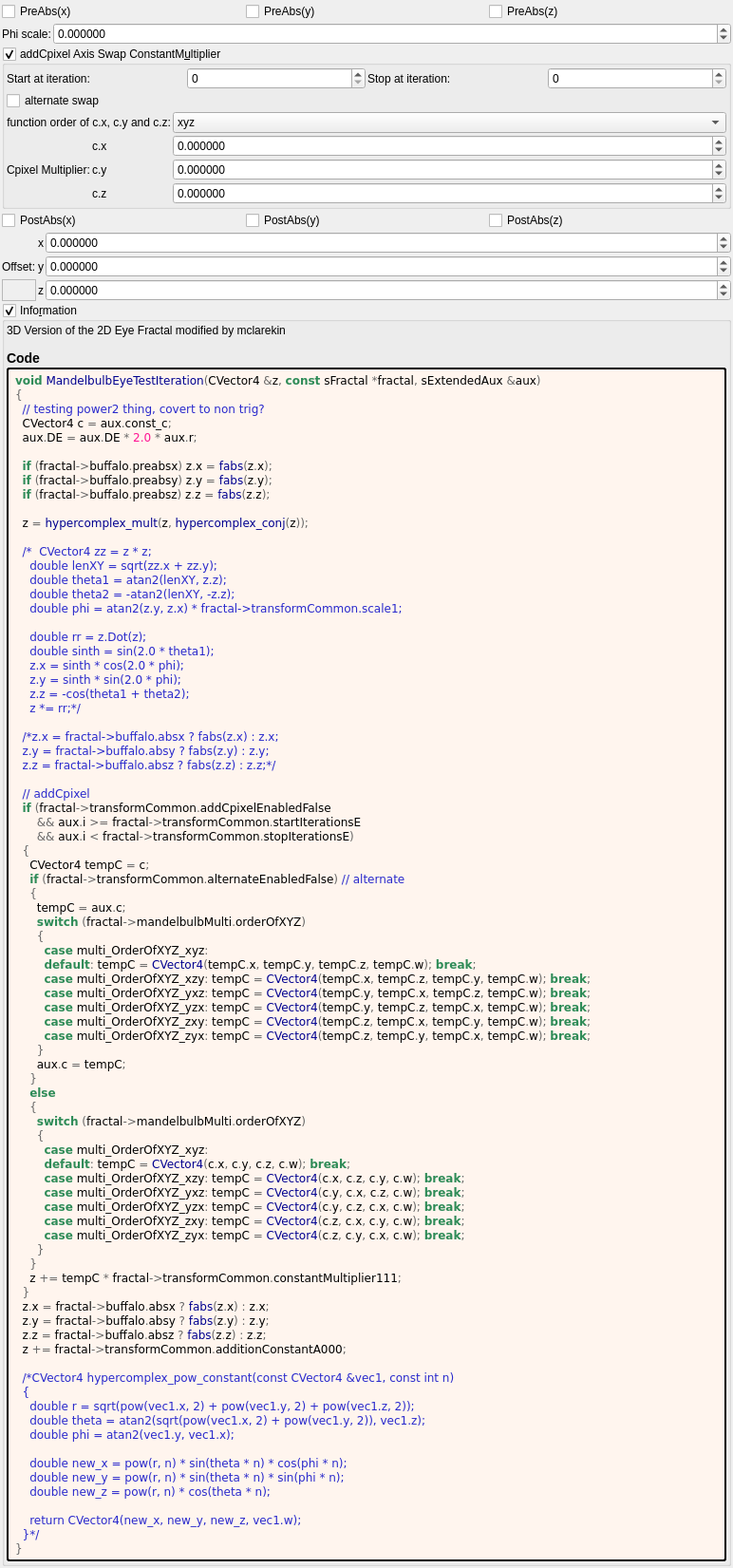
<?xml version="1.0" encoding="UTF-8"?>
<ui version="4.0">
 <class>mandelbulb_eye_test</class>
 <widget class="QWidget" name="Form">
  <property name="geometry">
   <rect>
    <x>0</x>
    <y>0</y>
    <width>772</width>
    <height>800</height>
   </rect>
  </property>
  <property name="windowTitle">
   <string notr="true">mandelbulb_eye_test</string>
  </property>
  <layout class="QVBoxLayout" name="verticalLayout">
   <property name="spacing">
    <number>2</number>
   </property>
   <property name="leftMargin">
    <number>2</number>
   </property>
   <property name="topMargin">
    <number>2</number>
   </property>
   <property name="rightMargin">
    <number>2</number>
   </property>
   <property name="bottomMargin">
    <number>2</number>
   </property>
   <item>
    <layout class="QGridLayout" name="gridLayout">
     <item row="0" column="2">
      <widget class="MyCheckBox" name="checkBox_buffalo_preabs_z">
       <property name="text">
        <string>PreAbs(z)</string>
       </property>
      </widget>
     </item>
     <item row="0" column="1">
      <widget class="MyCheckBox" name="checkBox_buffalo_preabs_y">
       <property name="text">
        <string>PreAbs(y)</string>
       </property>
      </widget>
     </item>
     <item row="0" column="0">
      <widget class="MyCheckBox" name="checkBox_buffalo_preabs_x">
       <property name="text">
        <string>PreAbs(x)</string>
       </property>
      </widget>
     </item>
    </layout>
   </item>
   <item>
    <layout class="QGridLayout" name="gridLayout_82" columnstretch="0,0,1">
     <property name="spacing">
      <number>2</number>
     </property>
     <item row="2" column="0">
      <widget class="QLabel" name="label_261">
       <property name="text">
        <string>Phi scale:</string>
       </property>
      </widget>
     </item>
     <item row="2" column="1" colspan="2">
      <widget class="MyDoubleSpinBox" name="spinbox_transf_scale_1">
       <property name="sizePolicy">
        <sizepolicy hsizetype="Minimum" vsizetype="Maximum">
         <horstretch>0</horstretch>
         <verstretch>0</verstretch>
        </sizepolicy>
       </property>
       <property name="prefix">
        <string/>
       </property>
       <property name="suffix">
        <string/>
       </property>
       <property name="decimals">
        <number>6</number>
       </property>
       <property name="minimum">
        <double>-99.989999999999995</double>
       </property>
       <property name="maximum">
        <double>99.989999999999995</double>
       </property>
       <property name="singleStep">
        <double>0.100000000000000</double>
       </property>
      </widget>
     </item>
    </layout>
   </item>
   <item>
    <widget class="MyGroupBox" name="groupCheck_transf_addCpixel_enabled_false">
     <property name="toolTip">
      <string>&lt;html&gt;&lt;head/&gt;&lt;body&gt;&lt;p&gt;Cpixel is CVector3 c = ( c.x, c.y, c.z). It is each original point (pixel) in 3D space where the iteration starts from, ( c = original z for each point .) It is commonly found in formula structures z = f(z) + c.&lt;/p&gt;&lt;p&gt;The Cpixel multiplier effectively scales this point &amp;quot;c&amp;quot;.&lt;/p&gt;&lt;p&gt;This transform allows the swapping of the order of the &amp;quot;CVector3 c&amp;quot; components before being multiplied by &amp;quot;CVector3 z&amp;quot; components.&lt;/p&gt;&lt;/body&gt;&lt;/html&gt;</string>
     </property>
     <property name="title">
      <string>addCpixel Axis Swap ConstantM&amp;ultiplier</string>
     </property>
     <property name="checkable">
      <bool>true</bool>
     </property>
     <layout class="QVBoxLayout" name="verticalLayout_50">
      <property name="spacing">
       <number>2</number>
      </property>
      <property name="leftMargin">
       <number>2</number>
      </property>
      <property name="topMargin">
       <number>2</number>
      </property>
      <property name="rightMargin">
       <number>2</number>
      </property>
      <property name="bottomMargin">
       <number>2</number>
      </property>
      <item>
       <layout class="QGridLayout" name="gridLayout_81">
        <property name="spacing">
         <number>2</number>
        </property>
        <item row="3" column="3">
         <widget class="MySpinBox" name="spinboxInt_transf_stop_iterations_E">
          <property name="sizePolicy">
           <sizepolicy hsizetype="Preferred" vsizetype="Maximum">
            <horstretch>0</horstretch>
            <verstretch>0</verstretch>
           </sizepolicy>
          </property>
          <property name="maximum">
           <number>999</number>
          </property>
         </widget>
        </item>
        <item row="3" column="2">
         <widget class="QLabel" name="label_52">
          <property name="text">
           <string>Stop at iteration:</string>
          </property>
         </widget>
        </item>
        <item row="3" column="1">
         <widget class="MySpinBox" name="spinboxInt_transf_start_iterations_E">
          <property name="sizePolicy">
           <sizepolicy hsizetype="Minimum" vsizetype="Maximum">
            <horstretch>0</horstretch>
            <verstretch>0</verstretch>
           </sizepolicy>
          </property>
          <property name="minimum">
           <number>0</number>
          </property>
          <property name="maximum">
           <number>999</number>
          </property>
          <property name="value">
           <number>0</number>
          </property>
         </widget>
        </item>
        <item row="3" column="0">
         <widget class="QLabel" name="label_72">
          <property name="text">
           <string>Start at iteration:</string>
          </property>
         </widget>
        </item>
       </layout>
      </item>
      <item>
       <layout class="QGridLayout" name="gridLayout_24" columnstretch="0,0,0,1">
        <property name="spacing">
         <number>2</number>
        </property>
        <item row="0" column="0" colspan="2">
         <widget class="MyCheckBox" name="checkBox_transf_alternate_enabled_false">
          <property name="text">
           <string>alternate swap</string>
          </property>
         </widget>
        </item>
        <item row="3" column="3">
         <widget class="MyDoubleSpinBox" name="spinbox3_transf_constant_multiplier_111_y">
          <property name="sizePolicy">
           <sizepolicy hsizetype="Minimum" vsizetype="Maximum">
            <horstretch>0</horstretch>
            <verstretch>0</verstretch>
           </sizepolicy>
          </property>
          <property name="prefix">
           <string/>
          </property>
          <property name="suffix">
           <string/>
          </property>
          <property name="decimals">
           <number>6</number>
          </property>
          <property name="minimum">
           <double>-99.989999999999995</double>
          </property>
          <property name="maximum">
           <double>99.989999999999995</double>
          </property>
          <property name="singleStep">
           <double>0.100000000000000</double>
          </property>
         </widget>
        </item>
        <item row="2" column="3">
         <widget class="MyDoubleSpinBox" name="spinbox3_transf_constant_multiplier_111_x">
          <property name="sizePolicy">
           <sizepolicy hsizetype="Minimum" vsizetype="Maximum">
            <horstretch>0</horstretch>
            <verstretch>0</verstretch>
           </sizepolicy>
          </property>
          <property name="prefix">
           <string/>
          </property>
          <property name="suffix">
           <string/>
          </property>
          <property name="decimals">
           <number>6</number>
          </property>
          <property name="minimum">
           <double>-99.989999999999995</double>
          </property>
          <property name="maximum">
           <double>99.989999999999995</double>
          </property>
          <property name="singleStep">
           <double>0.100000000000000</double>
          </property>
         </widget>
        </item>
        <item row="2" column="1">
         <widget class="QLabel" name="label_116">
          <property name="text">
           <string notr="true">c.x</string>
          </property>
         </widget>
        </item>
        <item row="3" column="1">
         <widget class="QLabel" name="label_114">
          <property name="text">
           <string notr="true">c.y</string>
          </property>
         </widget>
        </item>
        <item row="4" column="1">
         <widget class="QLabel" name="label_115">
          <property name="text">
           <string notr="true">c.z</string>
          </property>
         </widget>
        </item>
        <item row="4" column="3">
         <widget class="MyDoubleSpinBox" name="spinbox3_transf_constant_multiplier_111_z">
          <property name="sizePolicy">
           <sizepolicy hsizetype="Minimum" vsizetype="Maximum">
            <horstretch>0</horstretch>
            <verstretch>0</verstretch>
           </sizepolicy>
          </property>
          <property name="prefix">
           <string/>
          </property>
          <property name="suffix">
           <string/>
          </property>
          <property name="decimals">
           <number>6</number>
          </property>
          <property name="minimum">
           <double>-99.989999999999995</double>
          </property>
          <property name="maximum">
           <double>99.989999999999995</double>
          </property>
          <property name="singleStep">
           <double>0.100000000000000</double>
          </property>
         </widget>
        </item>
        <item row="2" column="0" rowspan="3">
         <widget class="QLabel" name="label_108">
          <property name="text">
           <string>Cpixel Multiplier:</string>
          </property>
         </widget>
        </item>
        <item row="1" column="3">
         <widget class="MyComboBox" name="comboBox_mandelbulbMulti_order_of_xyz">
          <item>
           <property name="text">
            <string notr="true">xyz</string>
           </property>
          </item>
          <item>
           <property name="text">
            <string notr="true">xzy</string>
           </property>
          </item>
          <item>
           <property name="text">
            <string notr="true">yxz</string>
           </property>
          </item>
          <item>
           <property name="text">
            <string notr="true">yzx</string>
           </property>
          </item>
          <item>
           <property name="text">
            <string notr="true">zxy</string>
           </property>
          </item>
          <item>
           <property name="text">
            <string notr="true">zyx</string>
           </property>
          </item>
         </widget>
        </item>
        <item row="1" column="0" colspan="2">
         <widget class="QLabel" name="label">
          <property name="text">
           <string>function order of c.x, c.y and c.z:</string>
          </property>
          <property name="alignment">
           <set>Qt::AlignRight|Qt::AlignTrailing|Qt::AlignVCenter</set>
          </property>
         </widget>
        </item>
       </layout>
      </item>
     </layout>
    </widget>
   </item>
   <item>
    <layout class="QGridLayout" name="gridLayout_3">
     <item row="0" column="1">
      <widget class="MyCheckBox" name="checkBox_buffalo_abs_y">
       <property name="text">
        <string notr="true">PostAbs(y)</string>
       </property>
      </widget>
     </item>
     <item row="0" column="0">
      <widget class="MyCheckBox" name="checkBox_buffalo_abs_x">
       <property name="text">
        <string notr="true">PostAbs(x)</string>
       </property>
      </widget>
     </item>
     <item row="0" column="2">
      <widget class="MyCheckBox" name="checkBox_buffalo_abs_z">
       <property name="text">
        <string notr="true">PostAbs(z)</string>
       </property>
      </widget>
     </item>
    </layout>
   </item>
   <item>
    <layout class="QGridLayout" name="gridLayout_64" columnstretch="0,0,0,1">
     <property name="spacing">
      <number>2</number>
     </property>
     <item row="3" column="2">
      <widget class="QLabel" name="label_124">
       <property name="text">
        <string notr="true">z</string>
       </property>
      </widget>
     </item>
     <item row="1" column="2">
      <widget class="QLabel" name="label_123">
       <property name="text">
        <string notr="true">x</string>
       </property>
      </widget>
     </item>
     <item row="1" column="3">
      <widget class="MyDoubleSpinBox" name="spinbox3_transf_addition_constantA_000_x">
       <property name="sizePolicy">
        <sizepolicy hsizetype="Minimum" vsizetype="Maximum">
         <horstretch>0</horstretch>
         <verstretch>0</verstretch>
        </sizepolicy>
       </property>
       <property name="prefix">
        <string/>
       </property>
       <property name="decimals">
        <number>6</number>
       </property>
       <property name="minimum">
        <double>-99.989999999999995</double>
       </property>
       <property name="singleStep">
        <double>0.100000000000000</double>
       </property>
      </widget>
     </item>
     <item row="2" column="3">
      <widget class="MyDoubleSpinBox" name="spinbox3_transf_addition_constantA_000_y">
       <property name="sizePolicy">
        <sizepolicy hsizetype="Minimum" vsizetype="Maximum">
         <horstretch>0</horstretch>
         <verstretch>0</verstretch>
        </sizepolicy>
       </property>
       <property name="decimals">
        <number>6</number>
       </property>
       <property name="minimum">
        <double>-99.989999999999995</double>
       </property>
       <property name="maximum">
        <double>99.989999999999995</double>
       </property>
       <property name="singleStep">
        <double>0.100000000000000</double>
       </property>
      </widget>
     </item>
     <item row="2" column="2">
      <widget class="QLabel" name="label_122">
       <property name="text">
        <string notr="true">y</string>
       </property>
      </widget>
     </item>
     <item row="3" column="3">
      <widget class="MyDoubleSpinBox" name="spinbox3_transf_addition_constantA_000_z">
       <property name="sizePolicy">
        <sizepolicy hsizetype="Minimum" vsizetype="Maximum">
         <horstretch>0</horstretch>
         <verstretch>0</verstretch>
        </sizepolicy>
       </property>
       <property name="decimals">
        <number>6</number>
       </property>
       <property name="minimum">
        <double>-99.989999999999995</double>
       </property>
       <property name="maximum">
        <double>99.989999999999995</double>
       </property>
       <property name="singleStep">
        <double>0.100000000000000</double>
       </property>
      </widget>
     </item>
     <item row="2" column="1">
      <widget class="QLabel" name="label_257">
       <property name="text">
        <string>Offset:</string>
       </property>
      </widget>
     </item>
     <item row="3" column="1">
      <widget class="QFrame" name="frame">
       <property name="frameShape">
        <enum>QFrame::StyledPanel</enum>
       </property>
       <property name="frameShadow">
        <enum>QFrame::Raised</enum>
       </property>
      </widget>
     </item>
    </layout>
   </item>
   <item>
    <widget class="MyGroupBox" name="groupCheck_info">
     <property name="title">
      <string>Info&amp;rmation</string>
     </property>
     <property name="flat">
      <bool>false</bool>
     </property>
     <property name="checkable">
      <bool>true</bool>
     </property>
     <layout class="QVBoxLayout" name="verticalLayout_2">
      <property name="spacing">
       <number>2</number>
      </property>
      <property name="leftMargin">
       <number>2</number>
      </property>
      <property name="topMargin">
       <number>2</number>
      </property>
      <property name="rightMargin">
       <number>2</number>
      </property>
      <property name="bottomMargin">
       <number>2</number>
      </property>
      <item>
       <widget class="QLabel" name="label_information_general">
        <property name="text">
         <string notr="true">&lt;p&gt;3D Version of the 2D Eye Fractal modified by mclarekin&lt;/p&gt;&lt;table&gt;
&lt;/table&gt;
&lt;h3&gt;Code&lt;/h3&gt;</string>
        </property>
        <property name="wordWrap">
         <bool>true</bool>
        </property>
        <property name="openExternalLinks">
         <bool>true</bool>
        </property>
        <property name="textInteractionFlags">
         <set>Qt::LinksAccessibleByMouse|Qt::TextSelectableByMouse</set>
        </property>
       </widget>
      </item>
      <item>
       <widget class="QLabel" name="label_code_content">
        <property name="styleSheet">
         <string notr="true">border-style: outset; border-width: 2px; border-radius: 3px; border-color: black; background-color: #fff5ee; padding: 4px;</string>
        </property>
        <property name="text">
         <string notr="true">&lt;body style=&quot;background-color:#fff5ee&quot;&gt;
&lt;pre style=&quot;color:#000000; background-color:#fff5ee;  font-family:'Courier New',monospace;&quot;&gt;&lt;span style=&quot;color:#2e8b57; font-weight:bold&quot;&gt;void&lt;/span&gt; &lt;span style=&quot;color:#00008f&quot;&gt;MandelbulbEyeTestIteration&lt;/span&gt;&lt;span style=&quot;color:#676767&quot;&gt;(&lt;/span&gt;CVector4 &lt;span style=&quot;color:#676767&quot;&gt;&amp;amp;&lt;/span&gt;z&lt;span style=&quot;color:#676767&quot;&gt;,&lt;/span&gt; &lt;span style=&quot;color:#2e8b57; font-weight:bold&quot;&gt;const&lt;/span&gt; sFractal &lt;span style=&quot;color:#676767&quot;&gt;*&lt;/span&gt;fractal&lt;span style=&quot;color:#676767&quot;&gt;,&lt;/span&gt; sExtendedAux &lt;span style=&quot;color:#676767&quot;&gt;&amp;amp;&lt;/span&gt;aux&lt;span style=&quot;color:#676767&quot;&gt;)&lt;/span&gt;
&lt;span style=&quot;color:#676767&quot;&gt;{&lt;/span&gt;
  &lt;span style=&quot;color:#2929cc&quot;&gt;// testing power2 thing, covert to non trig?&lt;/span&gt;
  CVector4 c &lt;span style=&quot;color:#676767&quot;&gt;=&lt;/span&gt; aux&lt;span style=&quot;color:#676767&quot;&gt;.&lt;/span&gt;const_c&lt;span style=&quot;color:#676767&quot;&gt;;&lt;/span&gt;
  aux&lt;span style=&quot;color:#676767&quot;&gt;.&lt;/span&gt;DE &lt;span style=&quot;color:#676767&quot;&gt;=&lt;/span&gt; aux&lt;span style=&quot;color:#676767&quot;&gt;.&lt;/span&gt;DE &lt;span style=&quot;color:#676767&quot;&gt;*&lt;/span&gt; &lt;span style=&quot;color:#ff1493&quot;&gt;2.0&lt;/span&gt; &lt;span style=&quot;color:#676767&quot;&gt;*&lt;/span&gt; aux&lt;span style=&quot;color:#676767&quot;&gt;.&lt;/span&gt;r&lt;span style=&quot;color:#676767&quot;&gt;;&lt;/span&gt;

  &lt;span style=&quot;color:#2e8b57; font-weight:bold&quot;&gt;if&lt;/span&gt; &lt;span style=&quot;color:#676767&quot;&gt;(&lt;/span&gt;fractal&lt;span style=&quot;color:#676767&quot;&gt;-&amp;gt;&lt;/span&gt;buffalo&lt;span style=&quot;color:#676767&quot;&gt;.&lt;/span&gt;preabsx&lt;span style=&quot;color:#676767&quot;&gt;)&lt;/span&gt; z&lt;span style=&quot;color:#676767&quot;&gt;.&lt;/span&gt;x &lt;span style=&quot;color:#676767&quot;&gt;=&lt;/span&gt; &lt;span style=&quot;color:#00008f&quot;&gt;fabs&lt;/span&gt;&lt;span style=&quot;color:#676767&quot;&gt;(&lt;/span&gt;z&lt;span style=&quot;color:#676767&quot;&gt;.&lt;/span&gt;x&lt;span style=&quot;color:#676767&quot;&gt;);&lt;/span&gt;
  &lt;span style=&quot;color:#2e8b57; font-weight:bold&quot;&gt;if&lt;/span&gt; &lt;span style=&quot;color:#676767&quot;&gt;(&lt;/span&gt;fractal&lt;span style=&quot;color:#676767&quot;&gt;-&amp;gt;&lt;/span&gt;buffalo&lt;span style=&quot;color:#676767&quot;&gt;.&lt;/span&gt;preabsy&lt;span style=&quot;color:#676767&quot;&gt;)&lt;/span&gt; z&lt;span style=&quot;color:#676767&quot;&gt;.&lt;/span&gt;y &lt;span style=&quot;color:#676767&quot;&gt;=&lt;/span&gt; &lt;span style=&quot;color:#00008f&quot;&gt;fabs&lt;/span&gt;&lt;span style=&quot;color:#676767&quot;&gt;(&lt;/span&gt;z&lt;span style=&quot;color:#676767&quot;&gt;.&lt;/span&gt;y&lt;span style=&quot;color:#676767&quot;&gt;);&lt;/span&gt;
  &lt;span style=&quot;color:#2e8b57; font-weight:bold&quot;&gt;if&lt;/span&gt; &lt;span style=&quot;color:#676767&quot;&gt;(&lt;/span&gt;fractal&lt;span style=&quot;color:#676767&quot;&gt;-&amp;gt;&lt;/span&gt;buffalo&lt;span style=&quot;color:#676767&quot;&gt;.&lt;/span&gt;preabsz&lt;span style=&quot;color:#676767&quot;&gt;)&lt;/span&gt; z&lt;span style=&quot;color:#676767&quot;&gt;.&lt;/span&gt;z &lt;span style=&quot;color:#676767&quot;&gt;=&lt;/span&gt; &lt;span style=&quot;color:#00008f&quot;&gt;fabs&lt;/span&gt;&lt;span style=&quot;color:#676767&quot;&gt;(&lt;/span&gt;z&lt;span style=&quot;color:#676767&quot;&gt;.&lt;/span&gt;z&lt;span style=&quot;color:#676767&quot;&gt;);&lt;/span&gt;

  z &lt;span style=&quot;color:#676767&quot;&gt;=&lt;/span&gt; &lt;span style=&quot;color:#00008f&quot;&gt;hypercomplex_mult&lt;/span&gt;&lt;span style=&quot;color:#676767&quot;&gt;(&lt;/span&gt;z&lt;span style=&quot;color:#676767&quot;&gt;,&lt;/span&gt; &lt;span style=&quot;color:#00008f&quot;&gt;hypercomplex_conj&lt;/span&gt;&lt;span style=&quot;color:#676767&quot;&gt;(&lt;/span&gt;z&lt;span style=&quot;color:#676767&quot;&gt;));&lt;/span&gt;

  &lt;span style=&quot;color:#2929cc&quot;&gt;/*  CVector4 zz = z * z;&lt;/span&gt;
&lt;span style=&quot;color:#2929cc&quot;&gt;    double lenXY = sqrt(zz.x + zz.y);&lt;/span&gt;
&lt;span style=&quot;color:#2929cc&quot;&gt;    double theta1 = atan2(lenXY, z.z);&lt;/span&gt;
&lt;span style=&quot;color:#2929cc&quot;&gt;    double theta2 = -atan2(lenXY, -z.z);&lt;/span&gt;
&lt;span style=&quot;color:#2929cc&quot;&gt;    double phi = atan2(z.y, z.x) * fractal-&amp;gt;transformCommon.scale1;&lt;/span&gt;
&lt;span style=&quot;color:#2929cc&quot;&gt;&lt;/span&gt;
&lt;span style=&quot;color:#2929cc&quot;&gt;    double rr = z.Dot(z);&lt;/span&gt;
&lt;span style=&quot;color:#2929cc&quot;&gt;    double sinth = sin(2.0 * theta1);&lt;/span&gt;
&lt;span style=&quot;color:#2929cc&quot;&gt;    z.x = sinth * cos(2.0 * phi);&lt;/span&gt;
&lt;span style=&quot;color:#2929cc&quot;&gt;    z.y = sinth * sin(2.0 * phi);&lt;/span&gt;
&lt;span style=&quot;color:#2929cc&quot;&gt;    z.z = -cos(theta1 + theta2);&lt;/span&gt;
&lt;span style=&quot;color:#2929cc&quot;&gt;    z *= rr;*/&lt;/span&gt;

  &lt;span style=&quot;color:#2929cc&quot;&gt;/*z.x = fractal-&amp;gt;buffalo.absx ? fabs(z.x) : z.x;&lt;/span&gt;
&lt;span style=&quot;color:#2929cc&quot;&gt;  z.y = fractal-&amp;gt;buffalo.absy ? fabs(z.y) : z.y;&lt;/span&gt;
&lt;span style=&quot;color:#2929cc&quot;&gt;  z.z = fractal-&amp;gt;buffalo.absz ? fabs(z.z) : z.z;*/&lt;/span&gt;

  &lt;span style=&quot;color:#2929cc&quot;&gt;// addCpixel&lt;/span&gt;
  &lt;span style=&quot;color:#2e8b57; font-weight:bold&quot;&gt;if&lt;/span&gt; &lt;span style=&quot;color:#676767&quot;&gt;(&lt;/span&gt;fractal&lt;span style=&quot;color:#676767&quot;&gt;-&amp;gt;&lt;/span&gt;transformCommon&lt;span style=&quot;color:#676767&quot;&gt;.&lt;/span&gt;addCpixelEnabledFalse
      &lt;span style=&quot;color:#676767&quot;&gt;&amp;amp;&amp;amp;&lt;/span&gt; aux&lt;span style=&quot;color:#676767&quot;&gt;.&lt;/span&gt;i &lt;span style=&quot;color:#676767&quot;&gt;&amp;gt;=&lt;/span&gt; fractal&lt;span style=&quot;color:#676767&quot;&gt;-&amp;gt;&lt;/span&gt;transformCommon&lt;span style=&quot;color:#676767&quot;&gt;.&lt;/span&gt;startIterationsE
      &lt;span style=&quot;color:#676767&quot;&gt;&amp;amp;&amp;amp;&lt;/span&gt; aux&lt;span style=&quot;color:#676767&quot;&gt;.&lt;/span&gt;i &lt;span style=&quot;color:#676767&quot;&gt;&amp;lt;&lt;/span&gt; fractal&lt;span style=&quot;color:#676767&quot;&gt;-&amp;gt;&lt;/span&gt;transformCommon&lt;span style=&quot;color:#676767&quot;&gt;.&lt;/span&gt;stopIterationsE&lt;span style=&quot;color:#676767&quot;&gt;)&lt;/span&gt;
  &lt;span style=&quot;color:#676767&quot;&gt;{&lt;/span&gt;
    CVector4 tempC &lt;span style=&quot;color:#676767&quot;&gt;=&lt;/span&gt; c&lt;span style=&quot;color:#676767&quot;&gt;;&lt;/span&gt;
    &lt;span style=&quot;color:#2e8b57; font-weight:bold&quot;&gt;if&lt;/span&gt; &lt;span style=&quot;color:#676767&quot;&gt;(&lt;/span&gt;fractal&lt;span style=&quot;color:#676767&quot;&gt;-&amp;gt;&lt;/span&gt;transformCommon&lt;span style=&quot;color:#676767&quot;&gt;.&lt;/span&gt;alternateEnabledFalse&lt;span style=&quot;color:#676767&quot;&gt;)&lt;/span&gt; &lt;span style=&quot;color:#2929cc&quot;&gt;// alternate&lt;/span&gt;
    &lt;span style=&quot;color:#676767&quot;&gt;{&lt;/span&gt;
      tempC &lt;span style=&quot;color:#676767&quot;&gt;=&lt;/span&gt; aux&lt;span style=&quot;color:#676767&quot;&gt;.&lt;/span&gt;c&lt;span style=&quot;color:#676767&quot;&gt;;&lt;/span&gt;
      &lt;span style=&quot;color:#2e8b57; font-weight:bold&quot;&gt;switch&lt;/span&gt; &lt;span style=&quot;color:#676767&quot;&gt;(&lt;/span&gt;fractal&lt;span style=&quot;color:#676767&quot;&gt;-&amp;gt;&lt;/span&gt;mandelbulbMulti&lt;span style=&quot;color:#676767&quot;&gt;.&lt;/span&gt;orderOfXYZ&lt;span style=&quot;color:#676767&quot;&gt;)&lt;/span&gt;
      &lt;span style=&quot;color:#676767&quot;&gt;{&lt;/span&gt;
        &lt;span style=&quot;color:#2e8b57; font-weight:bold&quot;&gt;case&lt;/span&gt; multi_OrderOfXYZ_xyz&lt;span style=&quot;color:#676767&quot;&gt;:&lt;/span&gt;
        &lt;span style=&quot;color:#2e8b57; font-weight:bold&quot;&gt;default&lt;/span&gt;&lt;span style=&quot;color:#676767&quot;&gt;:&lt;/span&gt; tempC &lt;span style=&quot;color:#676767&quot;&gt;=&lt;/span&gt; &lt;span style=&quot;color:#00008f&quot;&gt;CVector4&lt;/span&gt;&lt;span style=&quot;color:#676767&quot;&gt;(&lt;/span&gt;tempC&lt;span style=&quot;color:#676767&quot;&gt;.&lt;/span&gt;x&lt;span style=&quot;color:#676767&quot;&gt;,&lt;/span&gt; tempC&lt;span style=&quot;color:#676767&quot;&gt;.&lt;/span&gt;y&lt;span style=&quot;color:#676767&quot;&gt;,&lt;/span&gt; tempC&lt;span style=&quot;color:#676767&quot;&gt;.&lt;/span&gt;z&lt;span style=&quot;color:#676767&quot;&gt;,&lt;/span&gt; tempC&lt;span style=&quot;color:#676767&quot;&gt;.&lt;/span&gt;w&lt;span style=&quot;color:#676767&quot;&gt;);&lt;/span&gt; &lt;span style=&quot;color:#2e8b57; font-weight:bold&quot;&gt;break&lt;/span&gt;&lt;span style=&quot;color:#676767&quot;&gt;;&lt;/span&gt;
        &lt;span style=&quot;color:#2e8b57; font-weight:bold&quot;&gt;case&lt;/span&gt; multi_OrderOfXYZ_xzy&lt;span style=&quot;color:#676767&quot;&gt;:&lt;/span&gt; tempC &lt;span style=&quot;color:#676767&quot;&gt;=&lt;/span&gt; &lt;span style=&quot;color:#00008f&quot;&gt;CVector4&lt;/span&gt;&lt;span style=&quot;color:#676767&quot;&gt;(&lt;/span&gt;tempC&lt;span style=&quot;color:#676767&quot;&gt;.&lt;/span&gt;x&lt;span style=&quot;color:#676767&quot;&gt;,&lt;/span&gt; tempC&lt;span style=&quot;color:#676767&quot;&gt;.&lt;/span&gt;z&lt;span style=&quot;color:#676767&quot;&gt;,&lt;/span&gt; tempC&lt;span style=&quot;color:#676767&quot;&gt;.&lt;/span&gt;y&lt;span style=&quot;color:#676767&quot;&gt;,&lt;/span&gt; tempC&lt;span style=&quot;color:#676767&quot;&gt;.&lt;/span&gt;w&lt;span style=&quot;color:#676767&quot;&gt;);&lt;/span&gt; &lt;span style=&quot;color:#2e8b57; font-weight:bold&quot;&gt;break&lt;/span&gt;&lt;span style=&quot;color:#676767&quot;&gt;;&lt;/span&gt;
        &lt;span style=&quot;color:#2e8b57; font-weight:bold&quot;&gt;case&lt;/span&gt; multi_OrderOfXYZ_yxz&lt;span style=&quot;color:#676767&quot;&gt;:&lt;/span&gt; tempC &lt;span style=&quot;color:#676767&quot;&gt;=&lt;/span&gt; &lt;span style=&quot;color:#00008f&quot;&gt;CVector4&lt;/span&gt;&lt;span style=&quot;color:#676767&quot;&gt;(&lt;/span&gt;tempC&lt;span style=&quot;color:#676767&quot;&gt;.&lt;/span&gt;y&lt;span style=&quot;color:#676767&quot;&gt;,&lt;/span&gt; tempC&lt;span style=&quot;color:#676767&quot;&gt;.&lt;/span&gt;x&lt;span style=&quot;color:#676767&quot;&gt;,&lt;/span&gt; tempC&lt;span style=&quot;color:#676767&quot;&gt;.&lt;/span&gt;z&lt;span style=&quot;color:#676767&quot;&gt;,&lt;/span&gt; tempC&lt;span style=&quot;color:#676767&quot;&gt;.&lt;/span&gt;w&lt;span style=&quot;color:#676767&quot;&gt;);&lt;/span&gt; &lt;span style=&quot;color:#2e8b57; font-weight:bold&quot;&gt;break&lt;/span&gt;&lt;span style=&quot;color:#676767&quot;&gt;;&lt;/span&gt;
        &lt;span style=&quot;color:#2e8b57; font-weight:bold&quot;&gt;case&lt;/span&gt; multi_OrderOfXYZ_yzx&lt;span style=&quot;color:#676767&quot;&gt;:&lt;/span&gt; tempC &lt;span style=&quot;color:#676767&quot;&gt;=&lt;/span&gt; &lt;span style=&quot;color:#00008f&quot;&gt;CVector4&lt;/span&gt;&lt;span style=&quot;color:#676767&quot;&gt;(&lt;/span&gt;tempC&lt;span style=&quot;color:#676767&quot;&gt;.&lt;/span&gt;y&lt;span style=&quot;color:#676767&quot;&gt;,&lt;/span&gt; tempC&lt;span style=&quot;color:#676767&quot;&gt;.&lt;/span&gt;z&lt;span style=&quot;color:#676767&quot;&gt;,&lt;/span&gt; tempC&lt;span style=&quot;color:#676767&quot;&gt;.&lt;/span&gt;x&lt;span style=&quot;color:#676767&quot;&gt;,&lt;/span&gt; tempC&lt;span style=&quot;color:#676767&quot;&gt;.&lt;/span&gt;w&lt;span style=&quot;color:#676767&quot;&gt;);&lt;/span&gt; &lt;span style=&quot;color:#2e8b57; font-weight:bold&quot;&gt;break&lt;/span&gt;&lt;span style=&quot;color:#676767&quot;&gt;;&lt;/span&gt;
        &lt;span style=&quot;color:#2e8b57; font-weight:bold&quot;&gt;case&lt;/span&gt; multi_OrderOfXYZ_zxy&lt;span style=&quot;color:#676767&quot;&gt;:&lt;/span&gt; tempC &lt;span style=&quot;color:#676767&quot;&gt;=&lt;/span&gt; &lt;span style=&quot;color:#00008f&quot;&gt;CVector4&lt;/span&gt;&lt;span style=&quot;color:#676767&quot;&gt;(&lt;/span&gt;tempC&lt;span style=&quot;color:#676767&quot;&gt;.&lt;/span&gt;z&lt;span style=&quot;color:#676767&quot;&gt;,&lt;/span&gt; tempC&lt;span style=&quot;color:#676767&quot;&gt;.&lt;/span&gt;x&lt;span style=&quot;color:#676767&quot;&gt;,&lt;/span&gt; tempC&lt;span style=&quot;color:#676767&quot;&gt;.&lt;/span&gt;y&lt;span style=&quot;color:#676767&quot;&gt;,&lt;/span&gt; tempC&lt;span style=&quot;color:#676767&quot;&gt;.&lt;/span&gt;w&lt;span style=&quot;color:#676767&quot;&gt;);&lt;/span&gt; &lt;span style=&quot;color:#2e8b57; font-weight:bold&quot;&gt;break&lt;/span&gt;&lt;span style=&quot;color:#676767&quot;&gt;;&lt;/span&gt;
        &lt;span style=&quot;color:#2e8b57; font-weight:bold&quot;&gt;case&lt;/span&gt; multi_OrderOfXYZ_zyx&lt;span style=&quot;color:#676767&quot;&gt;:&lt;/span&gt; tempC &lt;span style=&quot;color:#676767&quot;&gt;=&lt;/span&gt; &lt;span style=&quot;color:#00008f&quot;&gt;CVector4&lt;/span&gt;&lt;span style=&quot;color:#676767&quot;&gt;(&lt;/span&gt;tempC&lt;span style=&quot;color:#676767&quot;&gt;.&lt;/span&gt;z&lt;span style=&quot;color:#676767&quot;&gt;,&lt;/span&gt; tempC&lt;span style=&quot;color:#676767&quot;&gt;.&lt;/span&gt;y&lt;span style=&quot;color:#676767&quot;&gt;,&lt;/span&gt; tempC&lt;span style=&quot;color:#676767&quot;&gt;.&lt;/span&gt;x&lt;span style=&quot;color:#676767&quot;&gt;,&lt;/span&gt; tempC&lt;span style=&quot;color:#676767&quot;&gt;.&lt;/span&gt;w&lt;span style=&quot;color:#676767&quot;&gt;);&lt;/span&gt; &lt;span style=&quot;color:#2e8b57; font-weight:bold&quot;&gt;break&lt;/span&gt;&lt;span style=&quot;color:#676767&quot;&gt;;&lt;/span&gt;
      &lt;span style=&quot;color:#676767&quot;&gt;}&lt;/span&gt;
      aux&lt;span style=&quot;color:#676767&quot;&gt;.&lt;/span&gt;c &lt;span style=&quot;color:#676767&quot;&gt;=&lt;/span&gt; tempC&lt;span style=&quot;color:#676767&quot;&gt;;&lt;/span&gt;
    &lt;span style=&quot;color:#676767&quot;&gt;}&lt;/span&gt;
    &lt;span style=&quot;color:#2e8b57; font-weight:bold&quot;&gt;else&lt;/span&gt;
    &lt;span style=&quot;color:#676767&quot;&gt;{&lt;/span&gt;
      &lt;span style=&quot;color:#2e8b57; font-weight:bold&quot;&gt;switch&lt;/span&gt; &lt;span style=&quot;color:#676767&quot;&gt;(&lt;/span&gt;fractal&lt;span style=&quot;color:#676767&quot;&gt;-&amp;gt;&lt;/span&gt;mandelbulbMulti&lt;span style=&quot;color:#676767&quot;&gt;.&lt;/span&gt;orderOfXYZ&lt;span style=&quot;color:#676767&quot;&gt;)&lt;/span&gt;
      &lt;span style=&quot;color:#676767&quot;&gt;{&lt;/span&gt;
        &lt;span style=&quot;color:#2e8b57; font-weight:bold&quot;&gt;case&lt;/span&gt; multi_OrderOfXYZ_xyz&lt;span style=&quot;color:#676767&quot;&gt;:&lt;/span&gt;
        &lt;span style=&quot;color:#2e8b57; font-weight:bold&quot;&gt;default&lt;/span&gt;&lt;span style=&quot;color:#676767&quot;&gt;:&lt;/span&gt; tempC &lt;span style=&quot;color:#676767&quot;&gt;=&lt;/span&gt; &lt;span style=&quot;color:#00008f&quot;&gt;CVector4&lt;/span&gt;&lt;span style=&quot;color:#676767&quot;&gt;(&lt;/span&gt;c&lt;span style=&quot;color:#676767&quot;&gt;.&lt;/span&gt;x&lt;span style=&quot;color:#676767&quot;&gt;,&lt;/span&gt; c&lt;span style=&quot;color:#676767&quot;&gt;.&lt;/span&gt;y&lt;span style=&quot;color:#676767&quot;&gt;,&lt;/span&gt; c&lt;span style=&quot;color:#676767&quot;&gt;.&lt;/span&gt;z&lt;span style=&quot;color:#676767&quot;&gt;,&lt;/span&gt; c&lt;span style=&quot;color:#676767&quot;&gt;.&lt;/span&gt;w&lt;span style=&quot;color:#676767&quot;&gt;);&lt;/span&gt; &lt;span style=&quot;color:#2e8b57; font-weight:bold&quot;&gt;break&lt;/span&gt;&lt;span style=&quot;color:#676767&quot;&gt;;&lt;/span&gt;
        &lt;span style=&quot;color:#2e8b57; font-weight:bold&quot;&gt;case&lt;/span&gt; multi_OrderOfXYZ_xzy&lt;span style=&quot;color:#676767&quot;&gt;:&lt;/span&gt; tempC &lt;span style=&quot;color:#676767&quot;&gt;=&lt;/span&gt; &lt;span style=&quot;color:#00008f&quot;&gt;CVector4&lt;/span&gt;&lt;span style=&quot;color:#676767&quot;&gt;(&lt;/span&gt;c&lt;span style=&quot;color:#676767&quot;&gt;.&lt;/span&gt;x&lt;span style=&quot;color:#676767&quot;&gt;,&lt;/span&gt; c&lt;span style=&quot;color:#676767&quot;&gt;.&lt;/span&gt;z&lt;span style=&quot;color:#676767&quot;&gt;,&lt;/span&gt; c&lt;span style=&quot;color:#676767&quot;&gt;.&lt;/span&gt;y&lt;span style=&quot;color:#676767&quot;&gt;,&lt;/span&gt; c&lt;span style=&quot;color:#676767&quot;&gt;.&lt;/span&gt;w&lt;span style=&quot;color:#676767&quot;&gt;);&lt;/span&gt; &lt;span style=&quot;color:#2e8b57; font-weight:bold&quot;&gt;break&lt;/span&gt;&lt;span style=&quot;color:#676767&quot;&gt;;&lt;/span&gt;
        &lt;span style=&quot;color:#2e8b57; font-weight:bold&quot;&gt;case&lt;/span&gt; multi_OrderOfXYZ_yxz&lt;span style=&quot;color:#676767&quot;&gt;:&lt;/span&gt; tempC &lt;span style=&quot;color:#676767&quot;&gt;=&lt;/span&gt; &lt;span style=&quot;color:#00008f&quot;&gt;CVector4&lt;/span&gt;&lt;span style=&quot;color:#676767&quot;&gt;(&lt;/span&gt;c&lt;span style=&quot;color:#676767&quot;&gt;.&lt;/span&gt;y&lt;span style=&quot;color:#676767&quot;&gt;,&lt;/span&gt; c&lt;span style=&quot;color:#676767&quot;&gt;.&lt;/span&gt;x&lt;span style=&quot;color:#676767&quot;&gt;,&lt;/span&gt; c&lt;span style=&quot;color:#676767&quot;&gt;.&lt;/span&gt;z&lt;span style=&quot;color:#676767&quot;&gt;,&lt;/span&gt; c&lt;span style=&quot;color:#676767&quot;&gt;.&lt;/span&gt;w&lt;span style=&quot;color:#676767&quot;&gt;);&lt;/span&gt; &lt;span style=&quot;color:#2e8b57; font-weight:bold&quot;&gt;break&lt;/span&gt;&lt;span style=&quot;color:#676767&quot;&gt;;&lt;/span&gt;
        &lt;span style=&quot;color:#2e8b57; font-weight:bold&quot;&gt;case&lt;/span&gt; multi_OrderOfXYZ_yzx&lt;span style=&quot;color:#676767&quot;&gt;:&lt;/span&gt; tempC &lt;span style=&quot;color:#676767&quot;&gt;=&lt;/span&gt; &lt;span style=&quot;color:#00008f&quot;&gt;CVector4&lt;/span&gt;&lt;span style=&quot;color:#676767&quot;&gt;(&lt;/span&gt;c&lt;span style=&quot;color:#676767&quot;&gt;.&lt;/span&gt;y&lt;span style=&quot;color:#676767&quot;&gt;,&lt;/span&gt; c&lt;span style=&quot;color:#676767&quot;&gt;.&lt;/span&gt;z&lt;span style=&quot;color:#676767&quot;&gt;,&lt;/span&gt; c&lt;span style=&quot;color:#676767&quot;&gt;.&lt;/span&gt;x&lt;span style=&quot;color:#676767&quot;&gt;,&lt;/span&gt; c&lt;span style=&quot;color:#676767&quot;&gt;.&lt;/span&gt;w&lt;span style=&quot;color:#676767&quot;&gt;);&lt;/span&gt; &lt;span style=&quot;color:#2e8b57; font-weight:bold&quot;&gt;break&lt;/span&gt;&lt;span style=&quot;color:#676767&quot;&gt;;&lt;/span&gt;
        &lt;span style=&quot;color:#2e8b57; font-weight:bold&quot;&gt;case&lt;/span&gt; multi_OrderOfXYZ_zxy&lt;span style=&quot;color:#676767&quot;&gt;:&lt;/span&gt; tempC &lt;span style=&quot;color:#676767&quot;&gt;=&lt;/span&gt; &lt;span style=&quot;color:#00008f&quot;&gt;CVector4&lt;/span&gt;&lt;span style=&quot;color:#676767&quot;&gt;(&lt;/span&gt;c&lt;span style=&quot;color:#676767&quot;&gt;.&lt;/span&gt;z&lt;span style=&quot;color:#676767&quot;&gt;,&lt;/span&gt; c&lt;span style=&quot;color:#676767&quot;&gt;.&lt;/span&gt;x&lt;span style=&quot;color:#676767&quot;&gt;,&lt;/span&gt; c&lt;span style=&quot;color:#676767&quot;&gt;.&lt;/span&gt;y&lt;span style=&quot;color:#676767&quot;&gt;,&lt;/span&gt; c&lt;span style=&quot;color:#676767&quot;&gt;.&lt;/span&gt;w&lt;span style=&quot;color:#676767&quot;&gt;);&lt;/span&gt; &lt;span style=&quot;color:#2e8b57; font-weight:bold&quot;&gt;break&lt;/span&gt;&lt;span style=&quot;color:#676767&quot;&gt;;&lt;/span&gt;
        &lt;span style=&quot;color:#2e8b57; font-weight:bold&quot;&gt;case&lt;/span&gt; multi_OrderOfXYZ_zyx&lt;span style=&quot;color:#676767&quot;&gt;:&lt;/span&gt; tempC &lt;span style=&quot;color:#676767&quot;&gt;=&lt;/span&gt; &lt;span style=&quot;color:#00008f&quot;&gt;CVector4&lt;/span&gt;&lt;span style=&quot;color:#676767&quot;&gt;(&lt;/span&gt;c&lt;span style=&quot;color:#676767&quot;&gt;.&lt;/span&gt;z&lt;span style=&quot;color:#676767&quot;&gt;,&lt;/span&gt; c&lt;span style=&quot;color:#676767&quot;&gt;.&lt;/span&gt;y&lt;span style=&quot;color:#676767&quot;&gt;,&lt;/span&gt; c&lt;span style=&quot;color:#676767&quot;&gt;.&lt;/span&gt;x&lt;span style=&quot;color:#676767&quot;&gt;,&lt;/span&gt; c&lt;span style=&quot;color:#676767&quot;&gt;.&lt;/span&gt;w&lt;span style=&quot;color:#676767&quot;&gt;);&lt;/span&gt; &lt;span style=&quot;color:#2e8b57; font-weight:bold&quot;&gt;break&lt;/span&gt;&lt;span style=&quot;color:#676767&quot;&gt;;&lt;/span&gt;
      &lt;span style=&quot;color:#676767&quot;&gt;}&lt;/span&gt;
    &lt;span style=&quot;color:#676767&quot;&gt;}&lt;/span&gt;
    z &lt;span style=&quot;color:#676767&quot;&gt;+=&lt;/span&gt; tempC &lt;span style=&quot;color:#676767&quot;&gt;*&lt;/span&gt; fractal&lt;span style=&quot;color:#676767&quot;&gt;-&amp;gt;&lt;/span&gt;transformCommon&lt;span style=&quot;color:#676767&quot;&gt;.&lt;/span&gt;constantMultiplier111&lt;span style=&quot;color:#676767&quot;&gt;;&lt;/span&gt;
  &lt;span style=&quot;color:#676767&quot;&gt;}&lt;/span&gt;
  z&lt;span style=&quot;color:#676767&quot;&gt;.&lt;/span&gt;x &lt;span style=&quot;color:#676767&quot;&gt;=&lt;/span&gt; fractal&lt;span style=&quot;color:#676767&quot;&gt;-&amp;gt;&lt;/span&gt;buffalo&lt;span style=&quot;color:#676767&quot;&gt;.&lt;/span&gt;absx &lt;span style=&quot;color:#676767&quot;&gt;?&lt;/span&gt; &lt;span style=&quot;color:#00008f&quot;&gt;fabs&lt;/span&gt;&lt;span style=&quot;color:#676767&quot;&gt;(&lt;/span&gt;z&lt;span style=&quot;color:#676767&quot;&gt;.&lt;/span&gt;x&lt;span style=&quot;color:#676767&quot;&gt;) :&lt;/span&gt; z&lt;span style=&quot;color:#676767&quot;&gt;.&lt;/span&gt;x&lt;span style=&quot;color:#676767&quot;&gt;;&lt;/span&gt;
  z&lt;span style=&quot;color:#676767&quot;&gt;.&lt;/span&gt;y &lt;span style=&quot;color:#676767&quot;&gt;=&lt;/span&gt; fractal&lt;span style=&quot;color:#676767&quot;&gt;-&amp;gt;&lt;/span&gt;buffalo&lt;span style=&quot;color:#676767&quot;&gt;.&lt;/span&gt;absy &lt;span style=&quot;color:#676767&quot;&gt;?&lt;/span&gt; &lt;span style=&quot;color:#00008f&quot;&gt;fabs&lt;/span&gt;&lt;span style=&quot;color:#676767&quot;&gt;(&lt;/span&gt;z&lt;span style=&quot;color:#676767&quot;&gt;.&lt;/span&gt;y&lt;span style=&quot;color:#676767&quot;&gt;) :&lt;/span&gt; z&lt;span style=&quot;color:#676767&quot;&gt;.&lt;/span&gt;y&lt;span style=&quot;color:#676767&quot;&gt;;&lt;/span&gt;
  z&lt;span style=&quot;color:#676767&quot;&gt;.&lt;/span&gt;z &lt;span style=&quot;color:#676767&quot;&gt;=&lt;/span&gt; fractal&lt;span style=&quot;color:#676767&quot;&gt;-&amp;gt;&lt;/span&gt;buffalo&lt;span style=&quot;color:#676767&quot;&gt;.&lt;/span&gt;absz &lt;span style=&quot;color:#676767&quot;&gt;?&lt;/span&gt; &lt;span style=&quot;color:#00008f&quot;&gt;fabs&lt;/span&gt;&lt;span style=&quot;color:#676767&quot;&gt;(&lt;/span&gt;z&lt;span style=&quot;color:#676767&quot;&gt;.&lt;/span&gt;z&lt;span style=&quot;color:#676767&quot;&gt;) :&lt;/span&gt; z&lt;span style=&quot;color:#676767&quot;&gt;.&lt;/span&gt;z&lt;span style=&quot;color:#676767&quot;&gt;;&lt;/span&gt;
  z &lt;span style=&quot;color:#676767&quot;&gt;+=&lt;/span&gt; fractal&lt;span style=&quot;color:#676767&quot;&gt;-&amp;gt;&lt;/span&gt;transformCommon&lt;span style=&quot;color:#676767&quot;&gt;.&lt;/span&gt;additionConstantA000&lt;span style=&quot;color:#676767&quot;&gt;;&lt;/span&gt;

  &lt;span style=&quot;color:#2929cc&quot;&gt;/*CVector4 hypercomplex_pow_constant(const CVector4 &amp;amp;vec1, const int n)&lt;/span&gt;
&lt;span style=&quot;color:#2929cc&quot;&gt;  {&lt;/span&gt;
&lt;span style=&quot;color:#2929cc&quot;&gt;    double r = sqrt(pow(vec1.x, 2) + pow(vec1.y, 2) + pow(vec1.z, 2));&lt;/span&gt;
&lt;span style=&quot;color:#2929cc&quot;&gt;    double theta = atan2(sqrt(pow(vec1.x, 2) + pow(vec1.y, 2)), vec1.z);&lt;/span&gt;
&lt;span style=&quot;color:#2929cc&quot;&gt;    double phi = atan2(vec1.y, vec1.x);&lt;/span&gt;
&lt;span style=&quot;color:#2929cc&quot;&gt;&lt;/span&gt;
&lt;span style=&quot;color:#2929cc&quot;&gt;    double new_x = pow(r, n) * sin(theta * n) * cos(phi * n);&lt;/span&gt;
&lt;span style=&quot;color:#2929cc&quot;&gt;    double new_y = pow(r, n) * sin(theta * n) * sin(phi * n);&lt;/span&gt;
&lt;span style=&quot;color:#2929cc&quot;&gt;    double new_z = pow(r, n) * cos(theta * n);&lt;/span&gt;
&lt;span style=&quot;color:#2929cc&quot;&gt;&lt;/span&gt;
&lt;span style=&quot;color:#2929cc&quot;&gt;    return CVector4(new_x, new_y, new_z, vec1.w);&lt;/span&gt;
&lt;span style=&quot;color:#2929cc&quot;&gt;  }*/&lt;/span&gt;
&lt;span style=&quot;color:#676767&quot;&gt;}&lt;/span&gt;
&lt;/pre&gt;
&lt;/body&gt;</string>
        </property>
        <property name="wordWrap">
         <bool>true</bool>
        </property>
        <property name="openExternalLinks">
         <bool>true</bool>
        </property>
        <property name="textInteractionFlags">
         <set>Qt::LinksAccessibleByMouse|Qt::TextSelectableByMouse</set>
        </property>
       </widget>
      </item>
     </layout>
    </widget>
   </item>
   <item>
    <spacer name="verticalSpacer">
     <property name="orientation">
      <enum>Qt::Vertical</enum>
     </property>
     <property name="sizeHint" stdset="0">
      <size>
       <width>20</width>
       <height>40</height>
      </size>
     </property>
    </spacer>
   </item>
  </layout>
 </widget>
 <customwidgets>
  <customwidget>
   <class>MyDoubleSpinBox</class>
   <extends>QDoubleSpinBox</extends>
   <header>my_double_spin_box.h</header>
  </customwidget>
  <customwidget>
   <class>MyGroupBox</class>
   <extends>QGroupBox</extends>
   <header>my_group_box.h</header>
   <container>1</container>
  </customwidget>
  <customwidget>
   <class>MyCheckBox</class>
   <extends>QCheckBox</extends>
   <header>my_check_box.h</header>
  </customwidget>
  <customwidget>
   <class>MySpinBox</class>
   <extends>QSpinBox</extends>
   <header>my_spin_box.h</header>
  </customwidget>
  <customwidget>
   <class>MyComboBox</class>
   <extends>QComboBox</extends>
   <header>my_combo_box.h</header>
  </customwidget>
 </customwidgets>
 <tabstops>
  <tabstop>groupCheck_info</tabstop>
 </tabstops>
 <resources/>
 <connections/>
</ui>
